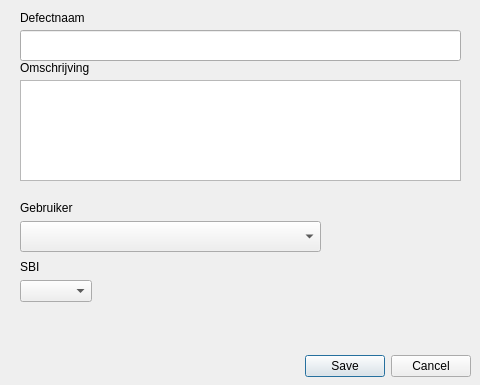
<?xml version="1.0" encoding="UTF-8"?>
<ui version="4.0">
 <class>AddDefect</class>
 <widget class="QDialog" name="AddDefect">
  <property name="geometry">
   <rect>
    <x>0</x>
    <y>0</y>
    <width>480</width>
    <height>385</height>
   </rect>
  </property>
  <property name="windowTitle">
   <string>Add defect</string>
  </property>
  <widget class="QDialogButtonBox" name="buttonBox">
   <property name="geometry">
    <rect>
     <x>10</x>
     <y>351</y>
     <width>461</width>
     <height>31</height>
    </rect>
   </property>
   <property name="orientation">
    <enum>Qt::Horizontal</enum>
   </property>
   <property name="standardButtons">
    <set>QDialogButtonBox::Cancel|QDialogButtonBox::Save</set>
   </property>
  </widget>
  <widget class="QTextEdit" name="DefectDescription">
   <property name="geometry">
    <rect>
     <x>20</x>
     <y>80</y>
     <width>441</width>
     <height>101</height>
    </rect>
   </property>
  </widget>
  <widget class="QLineEdit" name="DefectTitle">
   <property name="geometry">
    <rect>
     <x>20</x>
     <y>30</y>
     <width>441</width>
     <height>31</height>
    </rect>
   </property>
  </widget>
  <widget class="QLabel" name="label">
   <property name="geometry">
    <rect>
     <x>20</x>
     <y>10</y>
     <width>101</width>
     <height>16</height>
    </rect>
   </property>
   <property name="text">
    <string>Defectnaam</string>
   </property>
  </widget>
  <widget class="QLabel" name="label_2">
   <property name="geometry">
    <rect>
     <x>20</x>
     <y>60</y>
     <width>101</width>
     <height>16</height>
    </rect>
   </property>
   <property name="text">
    <string>Omschrijving</string>
   </property>
  </widget>
  <widget class="QComboBox" name="SBI">
   <property name="geometry">
    <rect>
     <x>20</x>
     <y>280</y>
     <width>301</width>
     <height>31</height>
    </rect>
   </property>
   <property name="sizeAdjustPolicy">
    <enum>QComboBox::AdjustToContents</enum>
   </property>
  </widget>
  <widget class="QLabel" name="label_3">
   <property name="geometry">
    <rect>
     <x>20</x>
     <y>260</y>
     <width>46</width>
     <height>13</height>
    </rect>
   </property>
   <property name="text">
    <string>SBI</string>
   </property>
  </widget>
  <widget class="QLabel" name="label_4">
   <property name="geometry">
    <rect>
     <x>20</x>
     <y>200</y>
     <width>61</width>
     <height>16</height>
    </rect>
   </property>
   <property name="text">
    <string>Gebruiker</string>
   </property>
  </widget>
  <widget class="QComboBox" name="user">
   <property name="geometry">
    <rect>
     <x>20</x>
     <y>221</y>
     <width>301</width>
     <height>31</height>
    </rect>
   </property>
  </widget>
 </widget>
 <resources/>
 <connections>
  <connection>
   <sender>buttonBox</sender>
   <signal>rejected()</signal>
   <receiver>AddDefect</receiver>
   <slot>reject()</slot>
   <hints>
    <hint type="sourcelabel">
     <x>316</x>
     <y>260</y>
    </hint>
    <hint type="destinationlabel">
     <x>286</x>
     <y>274</y>
    </hint>
   </hints>
  </connection>
  <connection>
   <sender>buttonBox</sender>
   <signal>accepted()</signal>
   <receiver>AddDefect</receiver>
   <slot>accept()</slot>
   <hints>
    <hint type="sourcelabel">
     <x>248</x>
     <y>254</y>
    </hint>
    <hint type="destinationlabel">
     <x>157</x>
     <y>274</y>
    </hint>
   </hints>
  </connection>
 </connections>
</ui>
